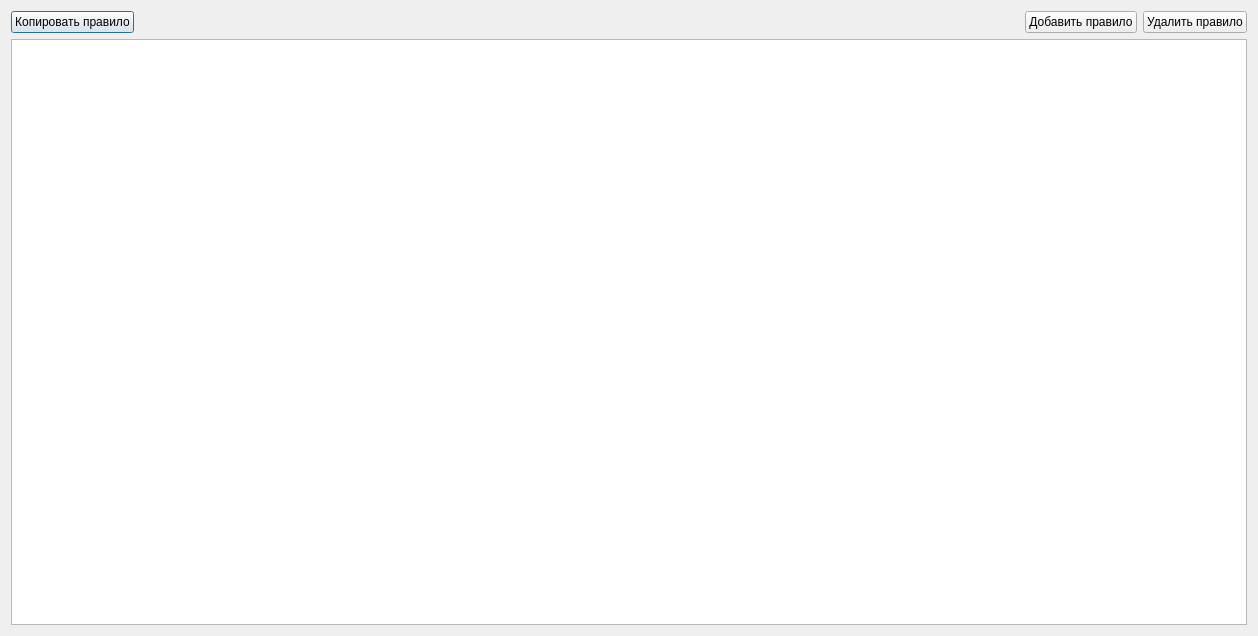
<?xml version="1.0" encoding="UTF-8"?>
<ui version="4.0">
 <class>autosortWindow</class>
 <widget class="QDialog" name="autosortWindow">
  <property name="geometry">
   <rect>
    <x>0</x>
    <y>0</y>
    <width>1258</width>
    <height>636</height>
   </rect>
  </property>
  <property name="sizePolicy">
   <sizepolicy hsizetype="Preferred" vsizetype="Preferred">
    <horstretch>0</horstretch>
    <verstretch>0</verstretch>
   </sizepolicy>
  </property>
  <property name="windowTitle">
   <string>Таблица автосорта</string>
  </property>
  <layout class="QVBoxLayout" name="verticalLayout_2">
   <item>
    <layout class="QVBoxLayout" name="verticalLayout">
     <item>
      <layout class="QHBoxLayout" name="horizontalLayout">
       <item>
        <widget class="QPushButton" name="copyRule">
         <property name="text">
          <string>Копировать правило</string>
         </property>
        </widget>
       </item>
       <item>
        <spacer name="horizontalSpacer">
         <property name="orientation">
          <enum>Qt::Horizontal</enum>
         </property>
         <property name="sizeHint" stdset="0">
          <size>
           <width>40</width>
           <height>20</height>
          </size>
         </property>
        </spacer>
       </item>
       <item>
        <widget class="QPushButton" name="addRule">
         <property name="text">
          <string>Добавить правило</string>
         </property>
        </widget>
       </item>
       <item>
        <widget class="QPushButton" name="deleteRule">
         <property name="text">
          <string>Удалить правило</string>
         </property>
        </widget>
       </item>
      </layout>
     </item>
     <item>
      <widget class="QTableView" name="tableView"/>
     </item>
    </layout>
   </item>
  </layout>
 </widget>
 <resources/>
 <connections/>
</ui>
